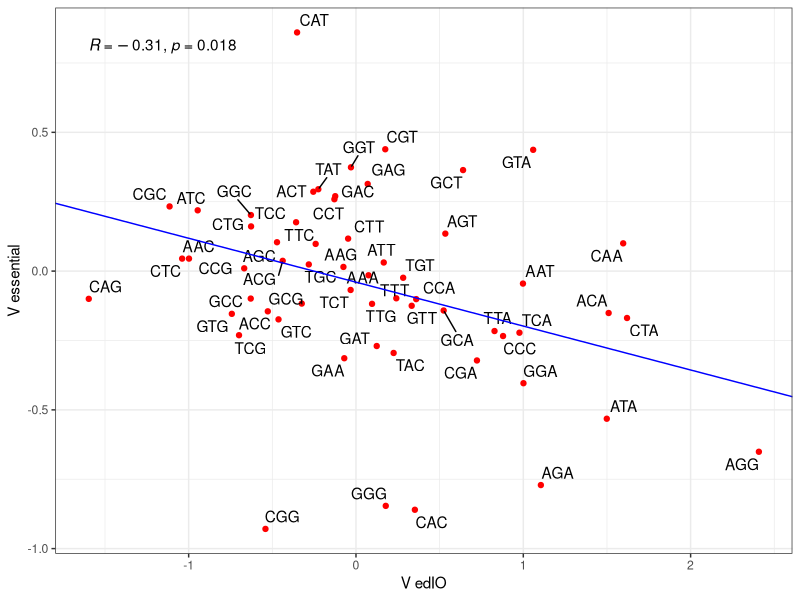

Recreate this plot in R.
library(ggplot2)
library(ggrepel)
library(ggpubr)

#read in Vess and VedIO

data = read.csv("logodds_essential_ecoli.csv", h = TRUE)

expression_data = read.csv("logodds_Goodman.csv", h = TRUE)
expression_lo = expression_data[,c(1,3)]

log_odds_data = data
essential_lo = log_odds_data[,c("log_odds")]

#combine into one df

log_odds_df = cbind(expression_lo, essential_lo)

#Pearson's correlation between VedIO and Vess

ct = cor.test(expression_lo$log_odds, data$log_odds, method = "pearson")
rvals = ct$estimate

#PCA to calculate slope and intercept of regression line

pca = prcomp(~log_odds+essential_lo, log_odds_df)
slp = with(pca, rotation[2,1] / rotation[1,1])
inte = with(pca, center[2] - slp*center[1])

#plot Vess against VedIO

pdf("figureS4b.pdf")
figS4b = ggplot(log_odds_df, aes(x=log_odds, y=essential_lo, label = codon)) +
	geom_point(color = "red") +
	geom_text_repel() +
	theme_bw() +
	labs(x = "V edIO", y = "V essential") +
	geom_abline(slope = slp, intercept = inte, colour = "blue") +
	stat_cor(method = "pearson")
print(figS4b)
dev.off()